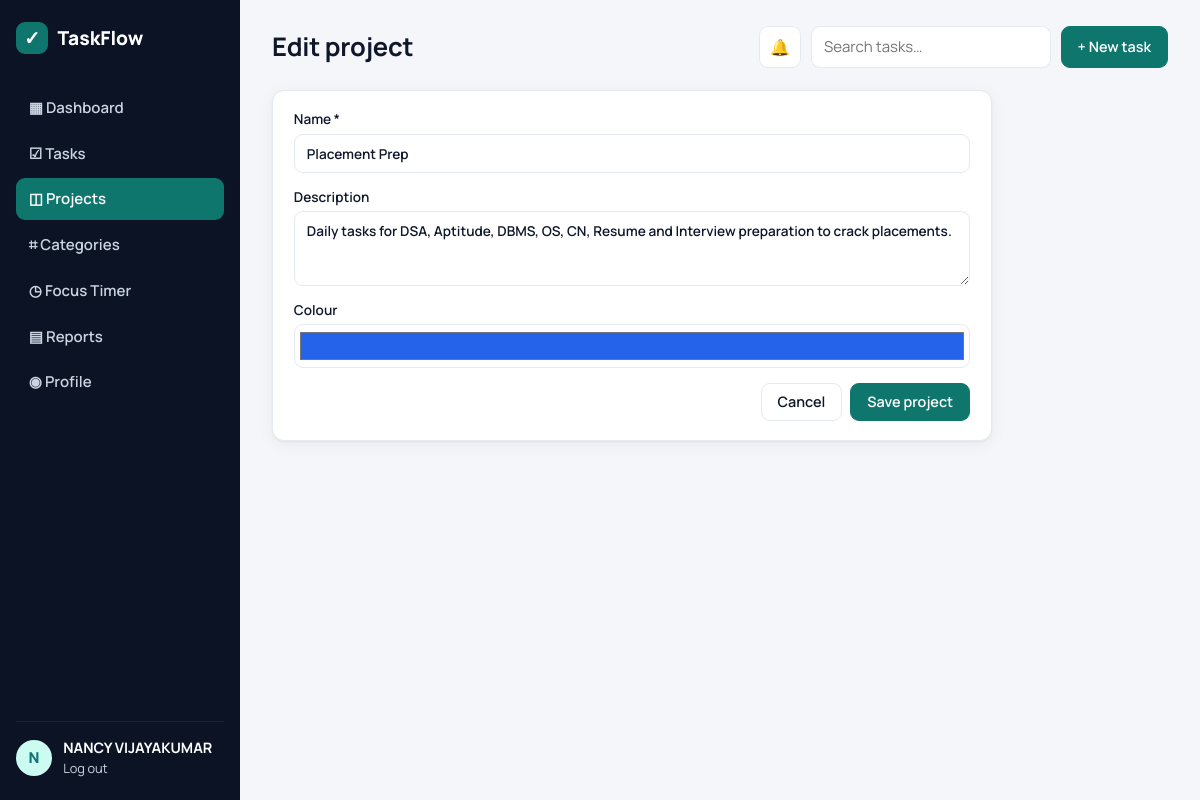
The app's page /projects/1/edit (signed in) with its own data.
### tables this page shows
CREATE TABLE users (
  id INTEGER PRIMARY KEY AUTOINCREMENT,
  username TEXT UNIQUE NOT NULL,
  email TEXT UNIQUE NOT NULL,
  full_name TEXT DEFAULT '',
  password_hash TEXT NOT NULL,
  created_at TIMESTAMP DEFAULT CURRENT_TIMESTAMP
);

CREATE TABLE projects (
  id INTEGER PRIMARY KEY AUTOINCREMENT,
  user_id INTEGER NOT NULL REFERENCES users(id) ON DELETE CASCADE,
  name TEXT NOT NULL,
  description TEXT DEFAULT '',
  color TEXT DEFAULT '#2563eb',
  created_at TIMESTAMP DEFAULT CURRENT_TIMESTAMP
);

### projects.py (the view, shortened to what this page needs)
@bp.route("/new", methods=("GET", "POST"))
@bp.route("/<int:pid>/edit", methods=("GET", "POST"))
@login_required
def edit(pid=None):
    project = get_project(pid) if pid else None
    return render_template("projects/form.html", project=project)

### auth.py (called while the page is built)
def login_required(view):
    @functools.wraps(view)
    def wrapped(**kwargs):
        if g.user is None:
            flash("Please log in to continue.", "warning")
            return redirect(url_for("auth.login"))
        return view(**kwargs)
    return wrapped

@bp.before_app_request
def load_user():
    uid = session.get("user_id")
    g.user = get_db().execute("SELECT * FROM users WHERE id = ?", (uid,)).fetchone() if uid else None

### db.py (called while the page is built)
def get_db():
    if "db" not in g:
        g.db = sqlite3.connect(current_app.config["DATABASE"])
        g.db.row_factory = sqlite3.Row
        g.db.execute("PRAGMA foreign_keys = ON")
    return g.db

### projects.py (called while the page is built)
def get_project(pid):
    p = get_db().execute("SELECT * FROM projects WHERE id = ? AND user_id = ?", (pid, g.user["id"])).fetchone()
    if p is None:
        abort(404)
    return p

### templates/projects/form.html
{% extends "base.html" %}{% block title %}{{ 'Edit' if project else 'New' }} project{% endblock %}
{% block heading %}{{ 'Edit project' if project else 'New project' }}{% endblock %}
{% block content %}
<form method="post" class="card form narrow">
  <label>Name *<input name="name" required value="{{ project.name if project else '' }}"></label>
  <label>Description<textarea name="description" rows="3">{{ project.description if project else '' }}</textarea></label>
  <label>Colour<input type="color" name="color" value="{{ project.color if project else '#2563eb' }}"></label>
  <div class="row-end"><a class="btn btn-ghost" href="{{ url_for('projects.list_projects') }}">Cancel</a><button class="btn btn-primary">Save project</button></div>
</form>
{% endblock %}

### templates/base.html (shortened to what this page needs)
<!doctype html>
<html lang="en">
<head>
  <link rel="stylesheet" href="{{ url_for('static', filename='css/style.css') }}">
</head>
<body data-sounds="{{ url_for('static', filename='sounds/') }}">
{% if g.user %}
<div class="layout">
  <aside class="sidebar">
    <div class="brand"><span class="logo">✓</span> TaskFlow</div>
    {% set ep = request.endpoint or '' %}
    <nav>
      <a href="{{ url_for('dashboard.index') }}" class="{{ 'active' if ep.startswith('dashboard') }}">▦ Dashboard</a>
      <a href="{{ url_for('tasks.list_tasks') }}" class="{{ 'active' if ep.startswith('tasks') }}">☑ Tasks</a>
      <a href="{{ url_for('projects.list_projects') }}" class="{{ 'active' if ep.startswith('projects') }}">◫ Projects</a>
      <a href="{{ url_for('categories.index') }}" class="{{ 'active' if ep.startswith('categories') }}">⌗ Categories</a>
      <a href="{{ url_for('focus.index') }}" class="{{ 'active' if ep.startswith('focus') }}">◷ Focus Timer</a>
      <a href="{{ url_for('reports.index') }}" class="{{ 'active' if ep.startswith('reports') }}">▤ Reports</a>
      <a href="{{ url_for('profile.index') }}" class="{{ 'active' if ep.startswith('profile') }}">◉ Profile</a>
    </nav>
    <div class="sidebar-foot">
      <div class="avatar">{{ g.user['username'][0]|upper }}</div>
      <div><strong>{{ g.user['full_name'] or g.user['username'] }}</strong><a href="{{ url_for('auth.logout') }}">Log out</a></div>
    </div>
  </aside>
  <main class="content">
    <header class="topbar">
      <h1>{% block heading %}{% endblock %}</h1>
      <div class="topbar-actions">
        <button type="button" class="btn icon-btn" id="soundToggle" title="Sounds">🔊</button>
        <form action="{{ url_for('tasks.list_tasks') }}" class="search"><input name="q" placeholder="Search tasks…"></form>
        <a class="btn btn-primary" href="{{ url_for('tasks.edit') }}">+ New task</a>
      </div>
    </header>
    {% block content %}{% endblock %}
  </main>
</div>
{% else %}
<main class="auth-wrap">
  {% include "_flash.html" %}
  {% block auth %}{% endblock %}
</main>
{% endif %}
</body>
</html>

### static/css/style.css (style rules this page uses)
:root { --bg:#f4f6fa;--surface:#fff;--ink:#0f172a;--muted:#64748b;--line:#e5e9f0; --primary:#0f766e;--primary-ink:#fff;--primary-soft:#ccfbf1; --danger:#dc2626;--warn:#d97706;--ok:#16a34a;--info:#2563eb; --sidebar:#0b1324;--sidebar-ink:#cbd5e1; --radius:12px;--shadow:0 1px 2px rgba(15,23,42,.05),0 4px 16px rgba(15,23,42,.05); }
* { box-sizing:border-box }
body { margin:0;font-family:Manrope,system-ui,sans-serif;background:var(--bg);color:var(--ink);font-size:15px }
a { color:var(--primary);text-decoration:none }
h1,h2,h3 { margin:0 0 .6rem;letter-spacing:-.01em }
.layout { display:flex;min-height:100vh }
.sidebar { width:240px;background:var(--sidebar);color:var(--sidebar-ink);display:flex;flex-direction:column;padding:1.4rem 1rem;position:sticky;top:0;height:100vh }
.brand { display:flex;align-items:center;gap:.6rem;font-weight:800;font-size:1.2rem;color:#fff;margin-bottom:2rem }
.logo { display:grid;place-items:center;width:32px;height:32px;border-radius:9px;background:var(--primary);color:#fff }
.sidebar nav { display:flex;flex-direction:column;gap:.25rem;flex:1 }
.sidebar nav a { color:var(--sidebar-ink);padding:.65rem .8rem;border-radius:9px;font-weight:600 }
.sidebar nav a.active { background:var(--primary);color:#fff }
.sidebar-foot { display:flex;gap:.7rem;align-items:center;border-top:1px solid rgba(255,255,255,.08);padding-top:1rem }
.sidebar-foot strong { display:block;color:#fff;font-size:.9rem }
.sidebar-foot a { color:var(--sidebar-ink);font-size:.8rem }
.avatar { width:36px;height:36px;border-radius:50%;background:var(--primary-soft);color:var(--primary);display:grid;place-items:center;font-weight:800;flex-shrink:0 }
.content { flex:1;padding:1.6rem 2rem;max-width:1200px;min-width:0 }
.topbar { display:flex;justify-content:space-between;align-items:center;margin-bottom:1.4rem;gap:1rem;flex-wrap:wrap }
.topbar h1 { font-size:1.6rem;margin:0 }
.topbar-actions { display:flex;gap:.6rem }
.search input { width:240px }
.card { background:var(--surface);border:1px solid var(--line);border-radius:var(--radius);padding:1.2rem 1.3rem;box-shadow:var(--shadow);margin-bottom:1rem }
.btn { display:inline-flex;align-items:center;gap:.3rem;padding:.55rem 1rem;border-radius:9px;border:1px solid var(--line);background:var(--surface);color:var(--ink);font:inherit;font-weight:600;cursor:pointer;font-size:.9rem }
.btn-primary { background:var(--primary);border-color:var(--primary);color:var(--primary-ink) }
.btn-ghost { background:transparent }
input,select,textarea { font:inherit;padding:.6rem .75rem;border:1px solid var(--line);border-radius:9px;background:#fff;color:var(--ink);width:100% }
input[type=color] { height:44px;padding:.2rem }
.form { display:flex;flex-direction:column;gap:.9rem }
.form label { display:flex;flex-direction:column;gap:.35rem;font-weight:600;font-size:.85rem }
.narrow { max-width:720px }
.row-end { display:flex;justify-content:flex-end;gap:.5rem;align-items:center;flex-wrap:wrap }
.icon-btn { padding:.5rem .65rem;font-size:1rem }

### records on screen
users: username "N", full_name "NANCY VIJAYAKUMAR"
projects: name "Placement Prep", description "Daily tasks for DSA, Aptitude, DBMS, OS, CN, Resume and Interview preparation to crack placements.", color "#2563eb"

### other values on screen
{{ 'Edit project' if project else 'New project' }} "Edit project"
